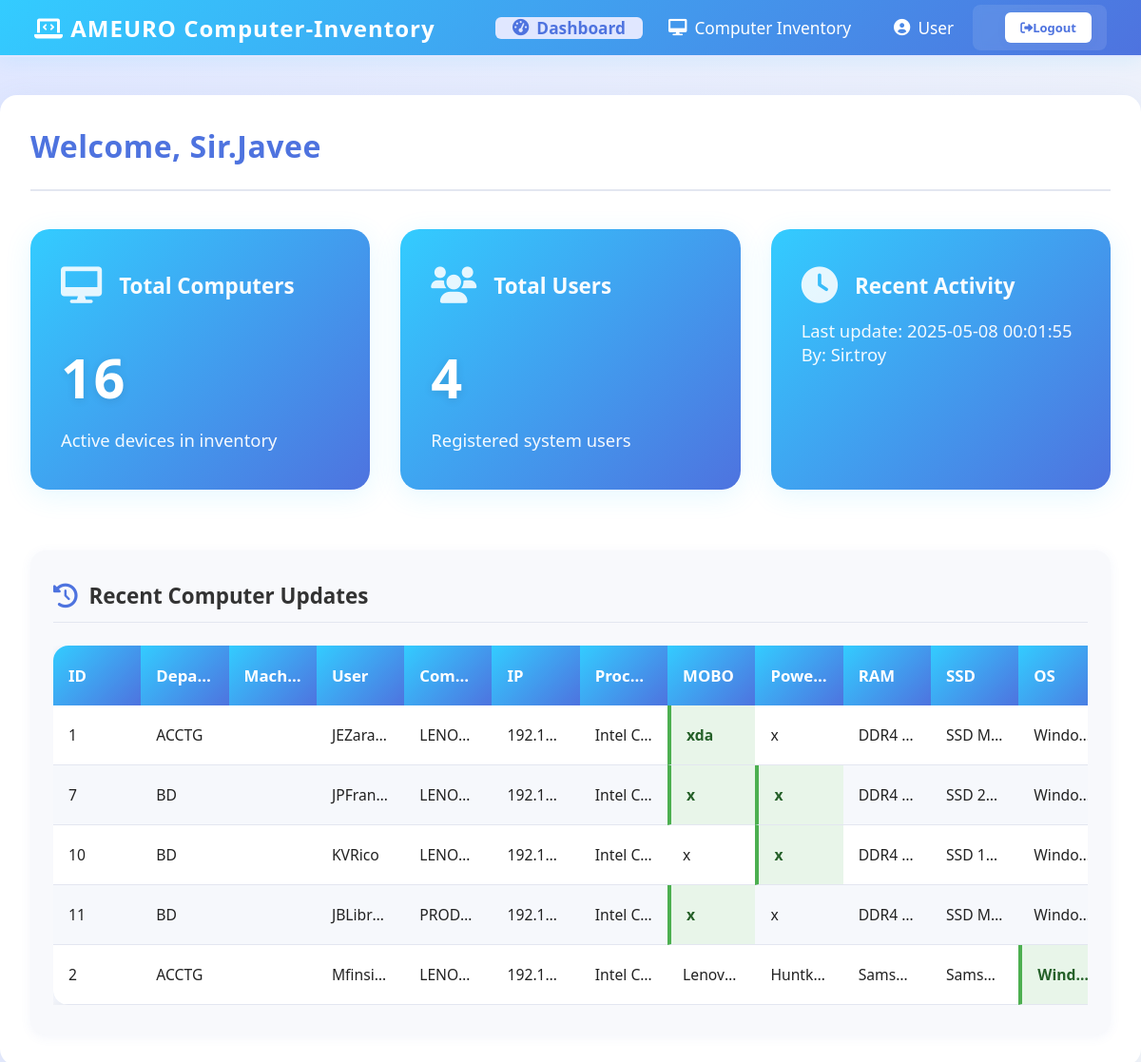
Screenshot of /dashboard.php (signed in) with the database file from the repository.
### tables this page shows
CREATE TABLE `tblcomputer` (
  `computer_No` int(11) NOT NULL,
  `department` varchar(50) NOT NULL,
  `user` varchar(50) NOT NULL,
  `Machine_type` varchar(50) NOT NULL,
  `computer_name` varchar(50) NOT NULL,
  `ip` varchar(50) NOT NULL,
  `processor` varchar(50) NOT NULL,
  `MOBO` varchar(50) NOT NULL,
  `power_supply` varchar(50) NOT NULL,
  `ram` varchar(50) NOT NULL,
  `SSD` varchar(50) NOT NULL,
  `OS` varchar(50) NOT NULL,
  `MAC_Address` varchar(255) NOT NULL,
  `deployment_date` date DEFAULT NULL,
  `last_updated` timestamp NULL DEFAULT NULL ON UPDATE current_timestamp(),
  `date_added` timestamp NOT NULL DEFAULT current_timestamp(),
  `is_active` enum('Y','N') NOT NULL DEFAULT 'Y',
  `status_changed_by` varchar(255) DEFAULT NULL,
  `status_changed_date` datetime DEFAULT NULL
);

### dashbackend.php (called while the page is built, shortened)
<?php
function getRecentlyUpdatedComputers($conn_mysqli) {
    $sql = "SELECT c.*,
            DATE_FORMAT(c.last_updated, '%m-%d-%y %H:%i:%s') as formatted_time,
            h.previous_data, h.new_data
            FROM tblcomputer c
            LEFT JOIN (
                SELECT computer_No, previous_data, new_data
                FROM tblcomputer_history h1
                WHERE timestamp = (
                    SELECT MAX(timestamp)
                    FROM tblcomputer_history h2
                    WHERE h2.computer_No = h1.computer_No
                )
            ) h ON c.computer_No = h.computer_No
            WHERE c.last_updated IS NOT NULL
            ORDER BY c.last_updated DESC
            LIMIT 10";
    $computers = [];
    try {
        $result = $conn_mysqli->query($sql);
        if ($result) {
            while ($row = $result->fetch_assoc()) {
                $row['history_previous'] = $row['previous_data'] ? json_decode($row['previous_data'], true) : null;
                $row['history_new'] = $row['new_data'] ? json_decode($row['new_data'], true) : null;
                unset($row['previous_data'], $row['new_data']);
                $computers[] = $row;
            }
        }
        return $computers;
    } catch (mysqli_sql_exception $e) {
        error_log("Database error in getRecentlyUpdatedComputers (mysqli): " . $e->getMessage());
        return [];
    }
}
function getDashboardStats($conn_mysqli) {
    $sql = "SELECT
            (SELECT COUNT(*) FROM tblcomputer) as total_computers,
            (SELECT COUNT(*) FROM tbemployee) as total_users,
            (SELECT MAX(last_updated) FROM tblcomputer) as latest_computer_update,
            (SELECT MAX(timestamp) FROM tblcomputer_history) as latest_history_update";
    try {
        $result = $conn_mysqli->query($sql);
        if ($result) {
            $stats = $result->fetch_assoc();
            return [
                'total_computers' => (int)$stats['total_computers'],
                'total_users' => (int)$stats['total_users'],
                'latest_computer_update' => $stats['latest_computer_update'],
                'latest_history_update' => $stats['latest_history_update']
            ];
        }
        return [
            'total_computers' => 0,
            'total_users' => 0,
            'latest_computer_update' => null,
            'latest_history_update' => null
        ];
    } catch (mysqli_sql_exception $e) {
        error_log("Database error in getDashboardStats (mysqli): " . $e->getMessage());
        return [
            'total_computers' => 0,
            'total_users' => 0,
            'latest_computer_update' => null,
            'latest_history_update' => null
        ];
    }
}
?>

### dashboard.php (the view, shortened to what this page needs)
<?php
require_once 'dashbackend.php';
$recentComputers = getRecentlyUpdatedComputers($conn);
$stats = getDashboardStats($conn);
$totalComputers = $stats['total_computers'];
$totalUsers = $stats['total_users'];
$historyTime = $stats['latest_history_update'] ? strtotime($stats['latest_history_update']) : 0;
$computerTime = $stats['latest_computer_update'] ? strtotime($stats['latest_computer_update']) : 0;
if ($historyTime >= $computerTime && $historyTime > 0) {
    $historyUserQuery = "SELECT updated_by FROM tblcomputer_history WHERE timestamp = ? LIMIT 1";
    $stmt = $conn->prepare($historyUserQuery);
    $stmt->bind_param('s', $stats['latest_history_update']);
    $stmt->execute();
    $result = $stmt->get_result();
    $historyRow = $result->fetch_assoc();
    $recentActivityUser = $historyRow['updated_by'] ? htmlspecialchars($historyRow['updated_by']) : '-';
    $recentActivityTime = date('Y-m-d H:i:s', $historyTime);
} else {
    $recentActivityUser = '-';
    $recentActivityTime = 'No updates yet';
}
?>
<!DOCTYPE html>
<html lang="en">
<head>
    <link rel="stylesheet" href="CSS/nav.css">
    <link rel="stylesheet" href="CSS/dashboard.css">
    <link rel="stylesheet" href="https://cdnjs.cloudflare.com/ajax/libs/font-awesome/6.0.0/css/all.min.css">
    <link rel="stylesheet" href="https://cdn.jsdelivr.net/npm/bootstrap-icons@1.13.1/font/bootstrap-icons.min.css">
</head>
<body>
    <?php include 'header.php'; ?>
    <div class="main-content">
        <div class="dashboard-container">
            <div class="dashboard-header" style="margin-bottom: 40px; padding-bottom: 24px; border-bottom: 2px solid #e3e6f0;">
                <div class="welcome-message">
                    Welcome, <?php echo htmlspecialchars(isset($_SESSION['name']) ? $_SESSION['name'] : 'User'); ?>
                </div>
            </div>
            <div class="stats-container" style="margin-bottom: 48px;">
                <div class="stat-card">
                    <div class="stat-card-title">
                        <i class="fas fa-desktop"></i>Total Computers
                    </div>
                    <div class="stat-card-number"><?php echo htmlspecialchars($totalComputers); ?></div>
                    <div class="stat-card-desc">Active devices in inventory</div>
                </div>
                <div class="stat-card">
                    <div class="stat-card-title">
                        <i class="fa-solid fa-users"></i> Total Users
                    </div>
                    <div class="stat-card-number"><?php echo htmlspecialchars($totalUsers); ?></div>
                    <div class="stat-card-desc">Registered system users</div>
                </div>
                <div class="stat-card">
                    <div class="stat-card-title">
                        <i class="fa-solid fa-clock"></i> Recent Activity
                    </div>
                    <div class="stat-card-desc">
                        Last update: <span id="recent-activity-time"><?php echo $recentActivityTime; ?></span><br>
                        By: <span id="recent-activity-user"><?php echo $recentActivityUser; ?></span>
                    </div>
                </div>
            </div>
            <div class="updates-section" style="margin-top: 36px;">
                <div class="section-header">
                    <h2><i class="fas fa-history"></i> Recent Computer Updates</h2>
                </div>
                <div class="table-responsive">
                    <table class="inventory-table">
                        <thead>
                            <tr>
                                <th>ID</th>
                                <th>Department</th>
                                <th>Machine Type</th>
                                <th>User</th>
                                <th>Comp. Name</th>
                                <th>IP</th>
                                <th>Processor</th>
                                <th>MOBO</th>
                                <th>Power Supply</th>
                                <th>RAM</th>
                                <th>SSD</th>
                                <th>OS</th>
                            </tr>
                        </thead>
                        <tbody id="inventoryTableBody">
                            <?php if (empty($recentComputers)): ?>
                                <tr>
                                    <td colspan="12" class="no-updates">No recent computer updates. Updates will appear here when computers are added or modified.</td>
                                </tr>
                            <?php else: ?>
                                <?php foreach ($recentComputers as $computer): ?>
                                    <tr>
                                        <?php
                                        $prev = $computer['history_previous'] ?? [];
                                        $curr = $computer['history_new'] ?? $computer;
                                        $fields = ['department','machine_type','user','computer_name','ip','processor','MOBO','power_supply','ram','SSD','OS'];
                                        ?>
                                        <td><?php echo htmlspecialchars($computer['computer_No']); ?></td>
                                        <?php foreach ($fields as $field): ?>
                                            <?php
                                            if ($field === 'machine_type') {
                                                $prevVal = isset($prev[$field]) ? strtolower($prev[$field]) : null;
                                                $currVal = isset($curr[$field]) ? strtolower($curr[$field]) : null;
                                                $changed = isset($prevVal, $currVal) && $prevVal !== $currVal;
                                                $displayVal = isset($curr[$field]) ? ucfirst(strtolower($curr[$field])) : (isset($computer[$field]) ? ucfirst(strtolower($computer[$field])) : '');
                                            } else {
                                                $changed = isset($prev[$field]) && isset($curr[$field]) && $prev[$field] !== $curr[$field];
                                                $displayVal = $curr[$field] ?? $computer[$field];
                                            }
                                            $titleAttr = (!empty($displayVal)) ? ' title="' . htmlspecialchars($displayVal) . '"' : '';
                                            ?>
                                            <td<?php if ($changed): ?> class="highlight-history"<?php endif; echo $titleAttr; ?>><?php echo htmlspecialchars($displayVal); ?></td>
                                        <?php endforeach; ?>
                                    </tr>
                                <?php endforeach; ?>
                            <?php endif; ?>
                        </tbody>
                    </table>
                </div>
            </div>
        </div>
    </div>
</body>
</html>

### CSS/nav.css (style rules this page uses)
* { margin: 0; padding: 0; box-sizing: border-box; font-family: 'Segoe UI', Tahoma, Geneva, Verdana, sans-serif; }
body { background-color: #f4f6f9; color: #333; overflow-x: hidden; padding-top: 60px; }

### CSS/dashboard.css (style rules this page uses)
:root { --primary-color: #4e73df; --secondary-color: #4CAF50; --dark-gray: #333; --light-gray: #ddd; --danger-color: #f44336; --success-bg: #dff0d8; --danger-bg: #f2dede; --accent-light: #e8f5e9; }
body { font-family: 'Segoe UI', Tahoma, Geneva, Verdana, sans-serif; margin: 0; padding: 60px 0 0 0; background-color: #acbace; min-height: 100vh; }
.main-content { background: linear-gradient(120deg, #e0e7ff 0%, #f4f6f9 100%); min-height: 100vh; padding: 40px 0 0 0; overflow: visible !important; }
.dashboard-container { background: #fff; border-radius: 18px; box-shadow: 0 8px 32px rgba(80, 120, 200, 0.10); padding: 32px; margin: 0 auto; overflow: visible !important; }
.dashboard-header { margin-bottom: 40px; padding-bottom: 24px; border-bottom: 2px solid #e3e6f0; display: flex; align-items: center; gap: 24px; }
.welcome-message { font-size: 2rem; color: var(--primary-color); font-weight: 700; letter-spacing: 0.5px; display: flex; align-items: center; gap: 12px; }
.stats-container { display: grid; grid-template-columns: repeat(auto-fit, minmax(300px, 1fr)); gap: 32px; margin-bottom: 40px; width: 100%; }
.stat-card { background: linear-gradient(135deg, #33ccff 0%, #4e73df 100%); border-radius: 20px; box-shadow: 0 6px 28px rgba(51, 204, 255, 0.13); padding: 40px 32px; color: #fff; transition: all 0.3s ease; position: relative; overflow: hidden; display: flex; flex-direction: column; margin-bottom: 16px; }
.stat-card-title { font-size: 1.4rem; font-weight: 700; margin-bottom: 16px; opacity: 0.97; display: flex; align-items: center; gap: 18px; }
.stat-card-title i { font-size: 2.4rem; opacity: 0.90; }
.stat-card-number { font-size: 3.6rem; font-weight: 900; margin: 22px 0 14px; letter-spacing: 1.5px; text-shadow: 0 2px 10px rgba(0,0,0,0.10); }
.stat-card-desc { font-size: 1.15rem; opacity: 0.94; font-weight: 400; }
.updates-section { background: #f8f9fc; border-radius: 16px; box-shadow: 0 2px 12px rgba(80, 120, 200, 0.07); padding: 32px 24px; margin-top: 20px; }
.updates-section h2 { margin-bottom: 24px; color: #333; font-size: 1.4rem; padding-bottom: 12px; border-bottom: 1px solid #e3e6f0; display: flex; align-items: center; gap: 12px; }
.updates-section h2 i { color: var(--primary-color); font-size: 1.6rem; }
.table-responsive { width: 100%; overflow-x: auto; -webkit-overflow-scrolling: touch; box-shadow: inset 0 -6px 8px -8px #8882; }
.inventory-table { min-width: 1200px; width: 100%; border-collapse: separate; border-spacing: 0; font-size: 1rem; table-layout: fixed; border-radius: 16px; overflow: hidden; background: #fff; box-shadow: 0 2px 12px rgba(80, 120, 200, 0.10); }
.inventory-table th, .inventory-table td { border: none; padding: 20px 16px; text-align: left; white-space: nowrap; overflow: hidden; text-overflow: ellipsis; background: none; font-size: 1.05rem; vertical-align: middle; position: relative; }
.inventory-table th { background: linear-gradient(135deg, #33ccff 0%, #4e73df 100%); color: #fff; }
.inventory-table tr { transition: background 0.18s; }
.inventory-table tr:nth-child(even) { background-color: #f6f8fc; }
.inventory-table td { border-bottom: 1.5px solid #e3e6f0; font-size: 0.98rem; color: #222; max-width: 180px; cursor: pointer; }
.inventory-table td.highlight-history { background: var(--accent-light) !important; border-left: 4px solid var(--secondary-color); font-weight: 600; color: #256029; }

### rows the page displays
tblcomputer: computer_No "1", department "ACCTG", user "JEZara…", computer_name "LENO…", ip "192.1…", processor "Intel C…", MOBO "xda", power_supply "x", ram "DDR4…", SSD "SSD M…", OS "Windo…"
tblcomputer: computer_No "7", department "BD", user "JPFran…", computer_name "LENO…", ip "192.1…", processor "Intel C…", MOBO "x", power_supply "x", ram "DDR4…", SSD "SSD 2…", OS "Windo…"
tblcomputer: computer_No "10", department "BD", user "KVRico", computer_name "LENO…", ip "192.1…", processor "Intel C…", MOBO "x", power_supply "x", ram "DDR4…", SSD "SSD 1TB", OS "Windo…"
tblcomputer: computer_No "11", department "BD", user "JBLibr…", computer_name "PROD…", ip "192.1…", processor "Intel C…", MOBO "x", power_supply "x", ram "DDR4…", SSD "SSD M…", OS "Windo…"
tblcomputer: computer_No "2", department "ACCTG", user "Mfinsi…", computer_name "LENO…", ip "192.1…", processor "Intel C…", MOBO "Lenov…", power_supply "Huntk…", ram "Sams…", SSD "Sams…", OS "Wind…"

### other values shown
isset($_SESSION['name']) ? $_SESSION['name'] : 'User' "Sir.Javee"
$totalComputers "16"
$totalUsers "4"
$recentActivityTime "2025-05-08 00:01:55"
$recentActivityUser "Sir.troy"
